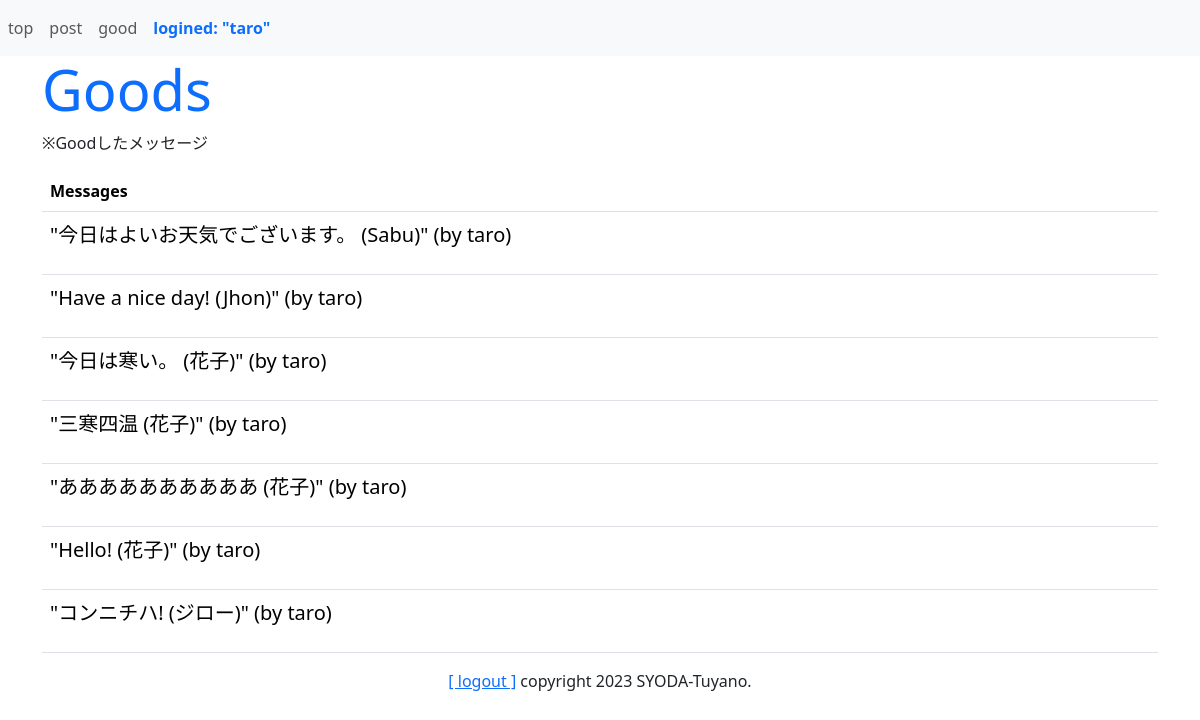
The app's page /sns/goods (signed in) with its own data.
### sns/models.py (models this page shows)
class Good(models.Model):
    owner = models.ForeignKey(User, on_delete = models.CASCADE,\
            related_name = "good_owner")
    message = models.ForeignKey(Message, on_delete = models.CASCADE)
    pub_date = models.DateTimeField(auto_now_add = True)
    def __str__(self):
        return f'"{str(self.message)}" (by {str(self.owner)})'
    class Meta:
        ordering = ("-pub_date",)

class Message(models.Model):
    owner = models.ForeignKey(User, on_delete = models.CASCADE,\
        related_name = "message_owner")
    content = models.TextField(max_length = 1000)
    good_count = models.IntegerField(default = 0)
    pub_date = models.DateTimeField(auto_now_add = True)
    def __str__(self):
        return f'{str(self.content)} ({str(self.owner)})'
    class Meta:
        ordering = ("-pub_date",)

### sns/views.py (the view)
# urls.py: path("goods", views.goods, name = "goods"),
@login_required(login_url = "/admin/login/")
def goods(request):
    goods = Good.objects.filter(owner = request.user).all()
    params = {
        "login_user":request.user, # layout.htmlで指定
        "contents":goods,
    }
    return render(request, "sns/good.html", params)

### sns/templates/sns/good.html (shortened to what this page needs)
{% extends 'sns/layout.html' %}
{% block header %}
<h1 class="display-4 text-primary">Goods</h1>
<p class="caption">※Goodしたメッセージ</p>
{% endblock %}
{% block content %}
<table class="table mt-3">
    <tr><th>Messages</th></tr>
{% for item in contents %}
    <tr><td>
    <p class="fs-5">{{item}}</p>
</td></tr>
{% endfor %}
</table>
{% endblock %}

### sns/templates/sns/layout.html (shortened to what this page needs)
{% load static %}
<!DOCTYPE html>
<html lang="ja">
<head>
    <link href="https://cdn.jsdelivr.net/npm/bootstrap/dist/css/bootstrap.css"
        rel="stylesheet">
</head>
<body>
<nav class="navbar fixed-top navbar-expand navbar-light bg-light">
<ul style="width:100%" class="navbar-nav mr-auto">
    <li class="nav-item">
        <a class="nav-link" href="{% url 'index' %}">top</a>
    </li>
    <li class="nav-item">
        <a class="nav-link" href="{% url 'post' %}">post</a>
    </li>
    <li class="nav-item">
        <a class="nav-link" href="{% url 'goods' %}">good</a>
    </li>
    <li class="nav-item nav-link fw-bold text-primary">
        logined: "{{login_user}}"</li>
</ul>
</nav>
<div class="container">
    <div>
        {% block header %}
        {% endblock %}
    </div>
    <div class="content">
        {% block content %}
        {% endblock %}
    </div>
    <div class="my-3 text-center">
        <span class="font-weight-bold">
            <a href="/admin/logout?next=/sns/">
                [ logout ]</a></span>
        <span class="float-right">copyright 2023
            SYODA-Tuyano.</span>
    </div>
</div>
</body>
</html>

### sns/templates/sns/layout.html (style rules this page uses)
.navbar { position: relative; z-index: 1; }
.container { position: relative; z-index: 2; }

### records on screen
Good: message+owner "\"今日はよいお天気でございます。 (Sabu)\" (by taro)"
Good: message+owner "\"Have a nice day! (Jhon)\" (by taro)"
Good: message+owner "\"今日は寒い。 (花子)\" (by taro)"
Good: message+owner "\"三寒四温 (花子)\" (by taro)"
Good: message+owner "\"ああああああああああ (花子)\" (by taro)"
Good: message+owner "\"Hello! (花子)\" (by taro)"
Good: message+owner "\"コンニチハ! (ジロー)\" (by taro)"

### other values on screen
{{ login_user }} "taro"
